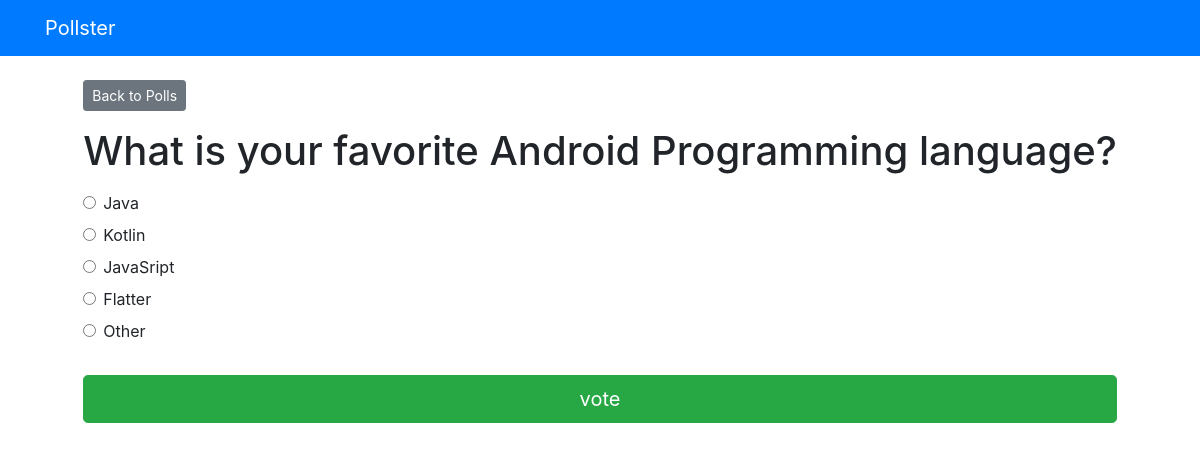
The app's page /polls/2/ with its own data.
### polls/models.py (models this page shows, shortened)
class Question(models.Model):
    question_text = models.CharField(max_length=200)
    pub_date = models.DateTimeField('date published')

class Choice(models.Model):
    question = models.ForeignKey(Question, on_delete=models.CASCADE)
    choice_text = models.CharField(max_length=200)
    votes = models.IntegerField(default=0)

### polls/views.py (the view)
# urls.py: path("<int:question_id>/", views.detail, name="detail"),
def detail(request, question_id):
    try:
        question = Question.objects.get(pk=question_id)
    except Question.DoesNotExist:
        raise Http404("Question Does Not Exist")
    return render(request, "polls/detail.html", {"question": question})

### templates/polls/detail.html (shortened to what this page needs)
{% extends "base.html" %}
{% block content %}
    <a href="{% url 'polls:index' %}" class="btn btn-secondary btn-sm mb-3">
        Back to Polls
    </a>
    <h1 class="text-center mb-3">
        {{ question.question_text }}
    </h1>
    <form action="{% url 'polls:vote' question.id %}" method="post">
        {% for choice in question.choice_set.all %}
            <div class="form-check">
                <input
                    type="radio"
                    name="choice"
                    class="form-check-input"
                    id="choice{{ forloop.counter }}"
                    value="{{ choice.id }}"/>
                    <label for="choice{{ forloop.counter }}">
                        {{ choice.choice_text }}
                    </label>
            </div>
        {% endfor %}
        <input type="submit" value="vote" class="btn btn-success btn-lg btn-block mt-4">
    </form>
{% endblock %}

### records on screen
Question: question_text "What is your favorite Android Programming language?"
Choice: choice_text "Java"
Choice: choice_text "Kotlin"
Choice: choice_text "JavaSript"
Choice: choice_text "Flatter"
Choice: choice_text "Other"
